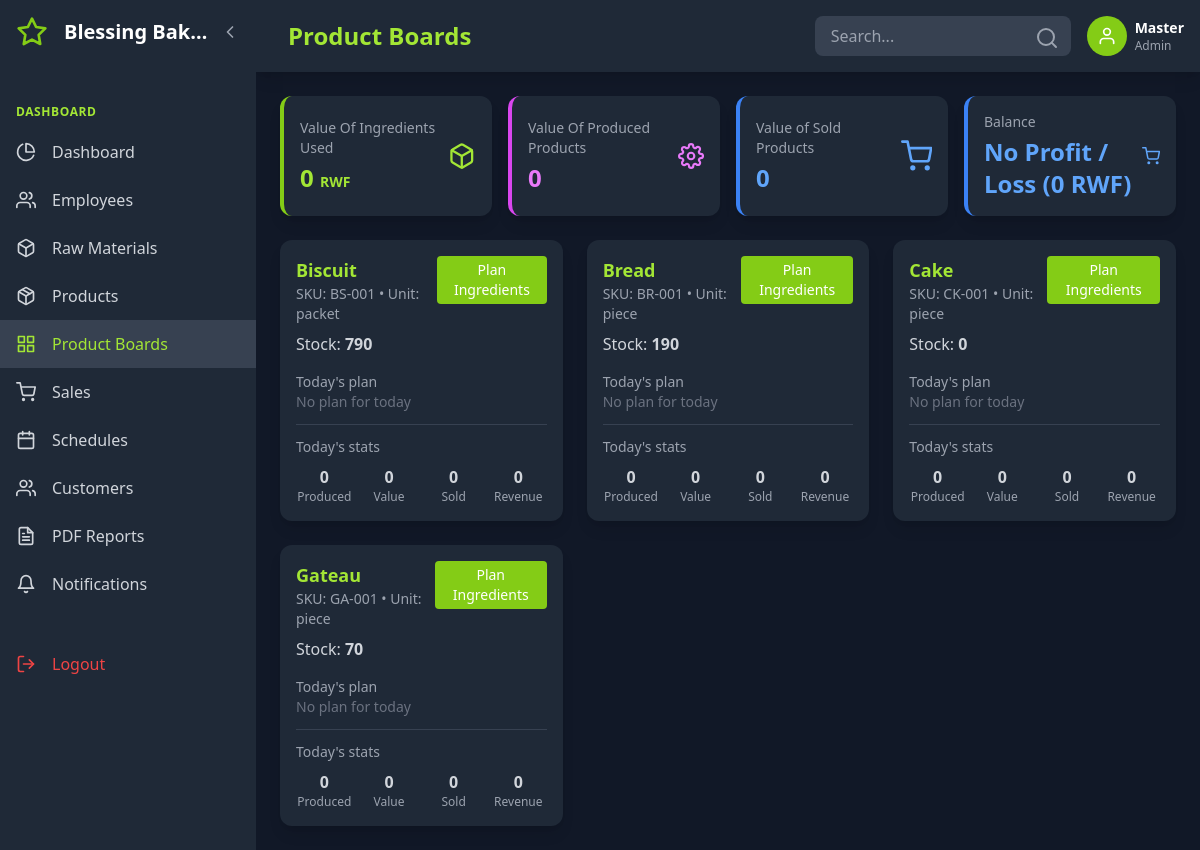
The app's page /?page=product_boards (signed in) with its own data.
### tables this page shows
CREATE TABLE `system_settings` (
  `id` int(11) NOT NULL,
  `business_name` varchar(255) DEFAULT 'Bakery Management System',
  `currency` varchar(10) DEFAULT 'Frw',
  `timezone` varchar(50) DEFAULT 'Africa/Kigali',
  `date_format` varchar(20) DEFAULT 'Y-m-d',
  `low_stock_threshold` int(11) DEFAULT 10,
  `updated_at` datetime DEFAULT current_timestamp() ON UPDATE current_timestamp()
);

CREATE TABLE `products` (
  `id` int(11) NOT NULL,
  `name` varchar(150) NOT NULL,
  `sku` varchar(80) DEFAULT NULL,
  `price` decimal(10,2) DEFAULT 0.00,
  `unit` varchar(20) DEFAULT NULL,
  `created_at` datetime DEFAULT current_timestamp(),
  `stock` int(11) NOT NULL DEFAULT 0
);

### app/views/product_boards.php (the view, shortened to what the rows shown need)
<div class="grid grid-cols-1 md:grid-cols-2 lg:grid-cols-3 gap-6">
    <?php foreach($products as $product):
        $pid = $product['id'];
        $planList = $plansByProduct[$pid] ?? [];
        $stat = $statsByProduct[$pid] ?? null;
    ?>
    <div class="bg-gray-800 rounded-xl p-4 shadow-lg">
        <div class="flex justify-between items-start">
            <div>
                <h3 class="text-lg font-bold text-lime-400"><?= htmlspecialchars($product['name']) ?></h3>
                <p class="text-gray-400 text-sm">SKU: <?= htmlspecialchars($product['sku'] ?? '') ?> • Unit: <?= htmlspecialchars($product['unit'] ?? '') ?></p>
                <p class="text-gray-300 mt-2">Stock: <span class="font-semibold"><?= number_format($product['stock'],0) ?></span></p>
            </div>
            <div class="flex flex-col items-end space-y-2">
                <?php
                    $planJson = '';
                ?>
                <?php if($isAdmin): ?>
                <button data-product="<?= $pid ?>" data-plan='<?= $planJson ?>' class="openPlanBtn bg-lime-500 px-3 py-1 rounded text-sm">Plan Ingredients</button>
                <?php endif; ?>
            </div>
        </div>
        <div class="mt-4">
            <h4 class="text-sm text-gray-400">Today's plan</h4>
            <?php if(empty($planList)): ?>
                <p class="text-gray-500 text-sm">No plan for today</p>
            <?php endif; ?>
        </div>
        <div class="mt-3 border-t border-gray-700 pt-3">
            <h4 class="text-sm text-gray-400">Today's stats</h4>
            <div class="grid grid-cols-4 gap-2 mt-2 text-center">
                <div>
                    <div class="text-gray-300 font-semibold"><?= intval($stat['produced'] ?? 0) ?></div>
                    <div class="text-gray-400 text-xs">Produced</div>
                </div>
                <div>
                    <div class="text-gray-300 font-semibold"><?= number_format($stat['product_value'], 0) ?></div>
                    <div class="text-gray-400 text-xs">Value</div>
                </div>
                <div>
                    <div class="text-gray-300 font-semibold"><?= intval($stat['sold'] ?? 0) ?></div>
                    <div class="text-gray-400 text-xs">Sold</div>
                </div>
                <div>
                    <div class="text-gray-300 font-semibold"><?= number_format($stat['revenue'] ?? 0,0) ?></div>
                    <div class="text-gray-400 text-xs">Revenue</div>
                </div>
            </div>
        </div>
    </div>
    <?php endforeach; ?>
</div>

### app/views/header.php (shortened to what the rows shown need)
<?php
    $user = $_SESSION['user_id'] ?? null;
    $user_role = $_SESSION['role'] ?? 'employee';
    $user_name = $_SESSION['username'] ?? 'User';
    $current_page = $_GET['page'] ?? 'dashboard';
    $theme = $_SESSION['theme'] ?? 'dark';
    $language = $_SESSION['language'] ?? 'en';
if ($user):
?>
<!DOCTYPE html>
<html lang="<?= htmlspecialchars($language) ?>" class="<?= $theme === 'dark' ? 'dark' : '' ?>">
<head>
    <script src="https://cdn.tailwindcss.com"></script>
</head>
<body class="<?= $theme === 'dark' ? 'bg-gray-900 text-white' : 'bg-gray-100 text-gray-900' ?> min-h-screen flex">
    <div id="sidebar" class="sidebar sidebar-expanded bg-gray-800 fixed h-full overflow-hidden z-50">
        <div class="p-4 flex items-center justify-between">
            <div class="flex items-center min-w-0">
                <i data-feather="star" class="text-lime-500 w-8 h-8 flex-shrink-0"></i>
                <span class="logo-text ml-4 text-xl font-bold truncate"><?php echo $conn->query("SELECT business_name FROM system_settings LIMIT 1")->fetchColumn(); ?></span>
            </div>
            <button id="sidebarToggle" class="text-gray-400 hover:text-white ml-2 flex-shrink-0">
                <i data-feather="chevron-left" class="w-5 h-5 sidebar-toggle-icon"></i>
            </button>
        </div>
        <nav class="mt-8">
            <?php if ($user_role === 'admin'): ?>
                <div class="px-4 py-2 text-xs font-semibold text-lime-400 uppercase tracking-wider">
                    <span class="nav-item-text"><?= t('dashboard') ?></span>
                </div>
                <a href="?page=dashboard" class="nav-item flex items-center px-4 py-3 text-gray-300 hover:bg-gray-700 hover:text-lime-400 transition-colors <?= $current_page === 'dashboard' ? 'bg-gray-700 text-lime-400' : '' ?>">
                    <i data-feather="pie-chart" class="w-5 h-5 flex-shrink-0"></i>
                    <span class="nav-item-text ml-4 truncate"><?= t('dashboard') ?></span>
                </a>
                <a href="?page=employees" class="nav-item flex items-center px-4 py-3 text-gray-300 hover:bg-gray-700 hover:text-lime-400 transition-colors <?= $current_page === 'employees' ? 'bg-gray-700 text-lime-400' : '' ?>">
                    <i data-feather="users" class="w-5 h-5 flex-shrink-0"></i>
                    <span class="nav-item-text ml-4 truncate"><?= t('employees') ?></span>
                </a>
                <a href="?page=raw_materials" class="nav-item flex items-center px-4 py-3 text-gray-300 hover:bg-gray-700 hover:text-lime-400 transition-colors <?= $current_page === 'raw_materials' ? 'bg-gray-700 text-lime-400' : '' ?>">
                    <i data-feather="box" class="w-5 h-5 flex-shrink-0"></i>
                    <span class="nav-item-text ml-4 truncate"><?= t('raw_materials') ?></span>
                </a>
                <a href="?page=products" class="nav-item flex items-center px-4 py-3 text-gray-300 hover:bg-gray-700 hover:text-lime-400 transition-colors <?= $current_page === 'products' ? 'bg-gray-700 text-lime-400' : '' ?>">
                    <i data-feather="package" class="w-5 h-5 flex-shrink-0"></i>
                    <span class="nav-item-text ml-4 truncate"><?= t('products') ?></span>
                </a>
                <a href="?page=product_boards" class="nav-item flex items-center px-4 py-3 text-gray-300 hover:bg-gray-700 hover:text-lime-400 transition-colors <?= $current_page === 'product_boards' ? 'bg-gray-700 text-lime-400' : '' ?>">
                    <i data-feather="grid" class="w-5 h-5 flex-shrink-0"></i>
                    <span class="nav-item-text ml-4 truncate"><?= t('product_boards') ?></span>
                </a>
                <a href="?page=suppliers" class="nav-item flex items-center px-4 py-3 text-gray-300 hover:bg-gray-700 hover:text-fuchsia-400 transition-colors <?= $current_page === 'sales' ? 'bg-gray-700 text-fuchsia-400' : '' ?>">
                    <i data-feather="shopping-cart" class="w-5 h-5 flex-shrink-0"></i>
                    <span class="nav-item-text ml-4 truncate"><?= t('sales') ?></span>
                <a href="?page=schedules" class="nav-item flex items-center px-4 py-3 text-gray-300 hover:bg-gray-700 hover:text-lime-400 transition-colors <?= $current_page === 'schedules' ? 'bg-gray-700 text-lime-400' : '' ?>">
                    <i data-feather="calendar" class="w-5 h-5 flex-shrink-0"></i>
                    <span class="nav-item-text ml-4 truncate"><?= t('schedules') ?></span>
                </a>
                <a href="?page=customers" class="nav-item flex items-center px-4 py-3 text-gray-300 hover:bg-gray-700 hover:text-lime-400 transition-colors <?= $current_page === 'customers' ? 'bg-gray-700 text-lime-400' : '' ?>">
                    <i data-feather="users" class="w-5 h-5 flex-shrink-0"></i>
                    <span class="nav-item-text ml-4 truncate"><?= t('customers') ?></span>
                </a>
                <a href="?page=admin_reports" class="nav-item flex items-center px-4 py-3 text-gray-300 hover:bg-gray-700 hover:text-lime-400 transition-colors <?= $current_page === 'admin_reports' ? 'bg-gray-700 text-lime-400' : '' ?>">
                    <i data-feather="file-text" class="w-5 h-5 flex-shrink-0"></i>
                    <span class="nav-item-text ml-4 truncate"><?= t('admin_reports') ?></span>
                </a>
                <a href="?page=notifications" class="nav-item flex items-center px-4 py-3 text-gray-300 hover:bg-gray-700 hover:text-lime-400 transition-colors <?= $current_page === 'notifications' ? 'bg-gray-700 text-lime-400' : '' ?>">
                    <i data-feather="bell" class="w-5 h-5 flex-shrink-0"></i>
                    <span class="nav-item-text ml-4 truncate"><?= t('notifications') ?></span>
                </a>
            <?php endif; ?>
            <a href="?page=logout" class="nav-item flex items-center px-4 py-3 text-red-500 hover:bg-gray-700 hover:text-red-400 transition-colors mt-8">
                <i data-feather="log-out" class="w-5 h-5 flex-shrink-0"></i>
                <span class="nav-item-text ml-4 truncate"><?= t('logout') ?></span>
            </a>
        </nav>
    </div>
    <div id="mainContent" class="main-content main-expanded flex-1 transition-all duration-300">
        <header class="bg-gray-800 shadow-lg p-4 flex justify-between items-center">
            <div class="flex items-center space-x-4">
                <h1 class="text-2xl font-bold text-lime-400 capitalize"><?= str_replace('_', ' ', $current_page) ?></h1>
            </div>
            <div class="flex items-center space-x-4">
                <div class="relative hidden md:block">
                    <input type="text" placeholder="Search..." class="bg-gray-700 text-white px-4 py-2 rounded-lg focus:outline-none focus:ring-2 focus:ring-lime-500 w-64">
                    <i data-feather="search" class="absolute right-3 top-2.5 text-gray-400"></i>
                </div>
                <div class="flex items-center space-x-2">
                    <a href="?page=settings">
                        <div class="w-10 h-10 <?= $user_role === 'admin' ? 'bg-lime-500' : 'bg-fuchsia-500' ?> rounded-full flex items-center justify-center">
                            <i data-feather="user" class="w-5 h-5 text-white"></i>
                        </div>
                    </a>
                    <div class="hidden sm:block">
                        <p class="text-white font-semibold text-sm"><?= htmlspecialchars($user_name) ?></p>
                        <p class="text-gray-400 text-xs capitalize"><?= htmlspecialchars($user_role) ?></p>
                    </div>
                </div>
            </div>
        </header>
        <main class="p-6">
<?php else: ?>
<?php endif; ?>

### records on screen
system_settings: business_name "Blessing Bak…"
products: name "Biscuit", sku "BS-001", unit "packet", stock "790", produced "0", product_value "0", sold "0", revenue "0"
products: name "Bread", sku "BR-001", unit "piece", stock "190", produced "0", product_value "0", sold "0", revenue "0"
products: name "Cake", sku "CK-001", unit "piece", stock "0", produced "0", product_value "0", sold "0", revenue "0"
products: name "Gateau", sku "GA-001", unit "piece", stock "70", produced "0", product_value "0", sold "0", revenue "0"

### other values on screen
t('dashboard') "DASHBOARD"
t('dashboard') "Dashboard"
t('employees') "Employees"
t('raw_materials') "Raw Materials"
t('products') "Products"
t('product_boards') "Product Boards"
t('sales') "Sales"
t('schedules') "Schedules"
t('customers') "Customers"
t('admin_reports') "PDF Reports"
t('notifications') "Notifications"
t('logout') "Logout"
str_replace('_', ' ', $current_page) "Product Boards"
$user_name "Master"
$user_role "Admin"
